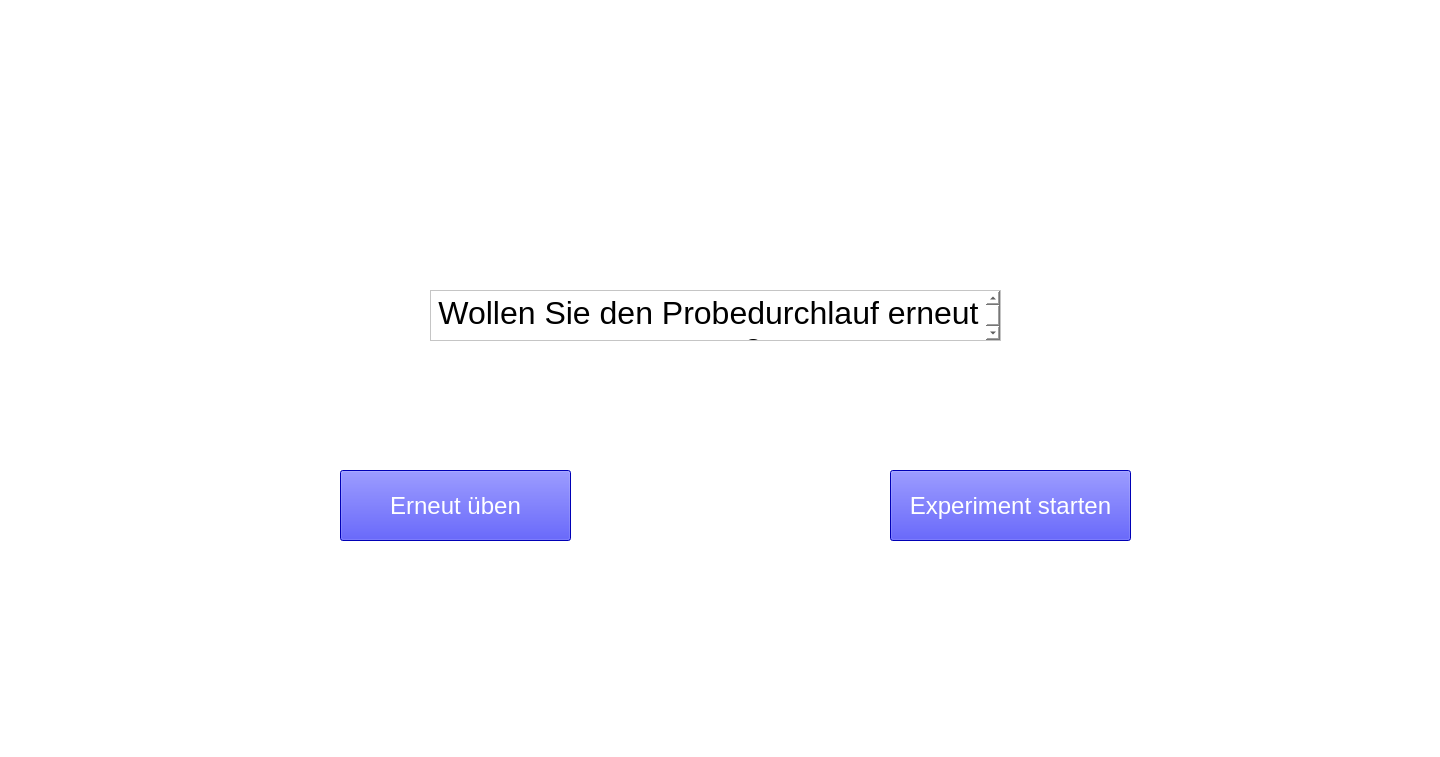
<?xml version="1.0" encoding="UTF-8"?>
<ui version="4.0">
 <class>Form</class>
 <widget class="QWidget" name="Form">
  <property name="geometry">
   <rect>
    <x>0</x>
    <y>0</y>
    <width>1440</width>
    <height>757</height>
   </rect>
  </property>
  <property name="windowTitle">
   <string>Form</string>
  </property>
  <widget class="QFrame" name="frame">
   <property name="geometry">
    <rect>
     <x>-70</x>
     <y>-20</y>
     <width>1511</width>
     <height>981</height>
    </rect>
   </property>
   <property name="styleSheet">
    <string notr="true">background-color: white;</string>
   </property>
   <property name="frameShape">
    <enum>QFrame::StyledPanel</enum>
   </property>
   <property name="frameShadow">
    <enum>QFrame::Raised</enum>
   </property>
   <widget class="QTextBrowser" name="textBrowser">
    <property name="geometry">
     <rect>
      <x>500</x>
      <y>310</y>
      <width>571</width>
      <height>51</height>
     </rect>
    </property>
    <property name="html">
     <string>&lt;!DOCTYPE HTML PUBLIC &quot;-//W3C//DTD HTML 4.0//EN&quot; &quot;http://www.w3.org/TR/REC-html40/strict.dtd&quot;&gt;
&lt;html&gt;&lt;head&gt;&lt;meta name=&quot;qrichtext&quot; content=&quot;1&quot; /&gt;&lt;style type=&quot;text/css&quot;&gt;
p, li { white-space: pre-wrap; }
&lt;/style&gt;&lt;/head&gt;&lt;body style=&quot; font-family:'.AppleSystemUIFont'; font-size:13pt; font-weight:400; font-style:normal;&quot;&gt;
&lt;p align=&quot;center&quot; style=&quot; margin-top:0px; margin-bottom:0px; margin-left:0px; margin-right:0px; -qt-block-indent:0; text-indent:0px;&quot;&gt;&lt;span style=&quot; font-family:'Helvetica Neue'; font-size:24pt;&quot;&gt;Wollen Sie den Probedurchlauf erneut starten?&lt;/span&gt;&lt;span style=&quot; font-size:24pt;&quot;&gt; &lt;/span&gt;&lt;/p&gt;&lt;/body&gt;&lt;/html&gt;</string>
    </property>
   </widget>
   <widget class="QPushButton" name="start">
    <property name="geometry">
     <rect>
      <x>960</x>
      <y>490</y>
      <width>241</width>
      <height>71</height>
     </rect>
    </property>
    <property name="styleSheet">
     <string notr="true">background-color:blue; font: 24px; color: white;</string>
    </property>
    <property name="text">
     <string>Experiment starten</string>
    </property>
   </widget>
   <widget class="QPushButton" name="again">
    <property name="geometry">
     <rect>
      <x>410</x>
      <y>490</y>
      <width>231</width>
      <height>71</height>
     </rect>
    </property>
    <property name="styleSheet">
     <string notr="true">background-color:blue;font: 24px; color: white;</string>
    </property>
    <property name="text">
     <string>Erneut üben</string>
    </property>
   </widget>
  </widget>
 </widget>
 <tabstops>
  <tabstop>textBrowser</tabstop>
 </tabstops>
 <resources/>
 <connections/>
</ui>
